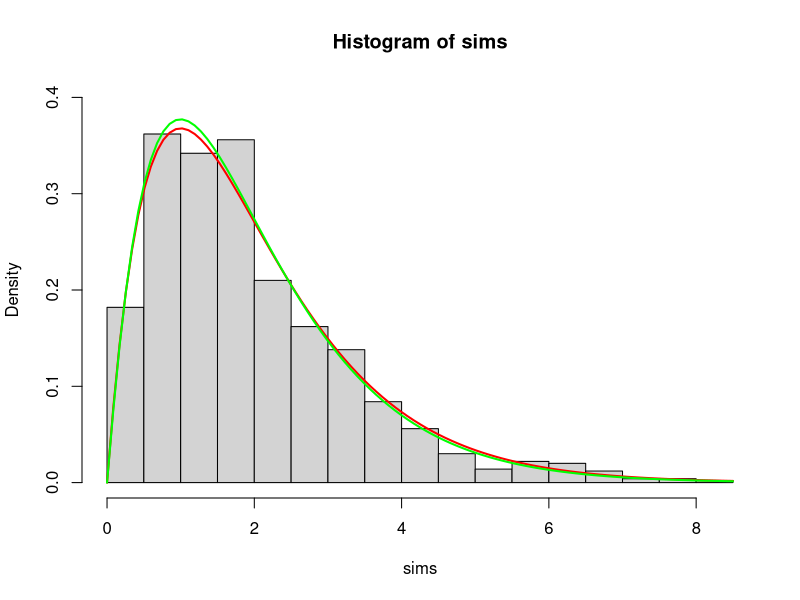
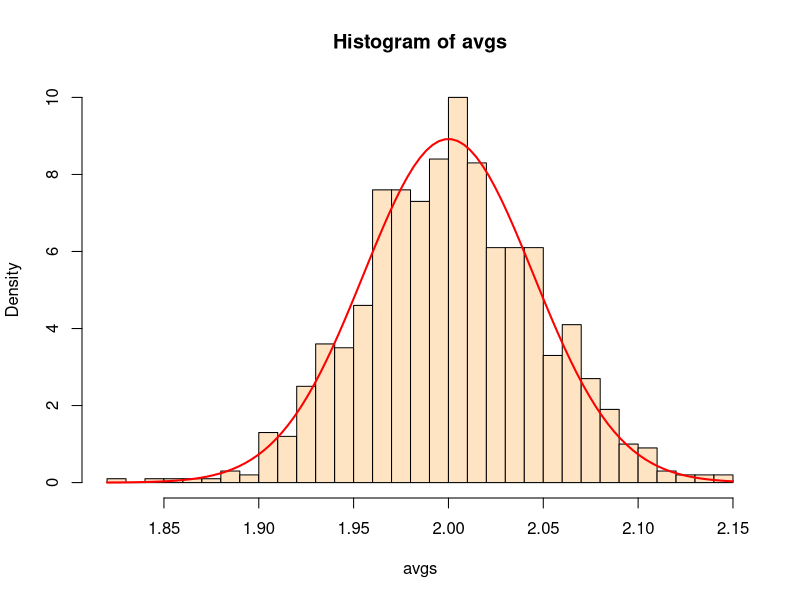

Recreate these plots in R, in order.
#gamma parameters
#shape
alpha=2
#rate
beta=1

nsim=1000
#histogram of simulations
sims=rgamma(nsim, alpha, beta)
hist(sims, breaks=25, prob=TRUE, ylim=c(0,0.40))
curve(dgamma(x,alpha, beta), add=TRUE, col="red", lwd=2)

#moment matching
#alpha/beta=mean(sims)
#alpha/beta^2=var(sims)
mu.hat=mean(sims)
v.hat=var(sims)

beta.hat=mean(sims)/var(sims)
beta.hat
alpha.hat=beta.hat*mean(sims)
alpha.hat

#draw the fitted density
curve(dgamma(x, alpha.hat, beta.hat), 
      add=TRUE, col="green", lwd=2)

#Central Limit Theorem
#first, I create a function which
#calculates the average of a number 
#of simulated values from the gamma
avg.gamma<-function(nsims, a, b){
  sims=rgamma(nsims, a, b)
  return(mean(sims))
}
#repeat the function many times
avgs<-replicate(1000, avg.gamma(1000, alpha, beta))
#histogram of averages
hist(avgs, breaks=25, prob=TRUE, col="bisque")
#now I find the correct theoretical mean and sd
mu.norm=alpha/beta
sd.norm=sqrt(alpha)/beta
#now we draw the density 
curve(dnorm(x, mu.norm, sd.norm/sqrt(1000)), add=TRUE, col="red", lwd=2)
